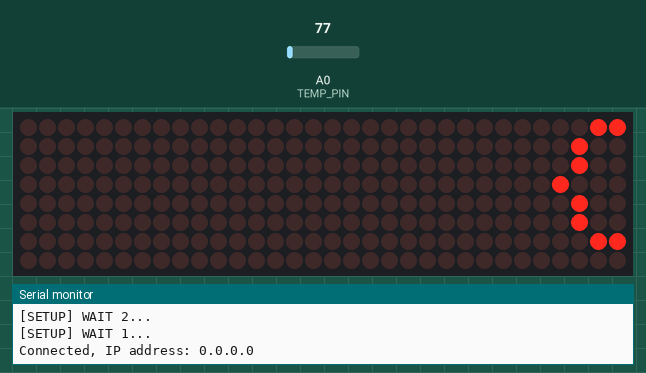
This sketch was run on a simulated ESP8266 (NodeMCU). Shown: 32×8 LED matrix, the last lines printed to the serial monitor. The test bench sets the inputs (shaded band); at power-on: A0 (TEMP_PIN) = 77. WiFi joins after 1.5 s; servers stay silent unless stated; not simulated (calls return 0 or success): secrets.h.

Above: at 6.17 s.
6.2 s: A0 (TEMP_PIN) set to 92
At 14.91 s:
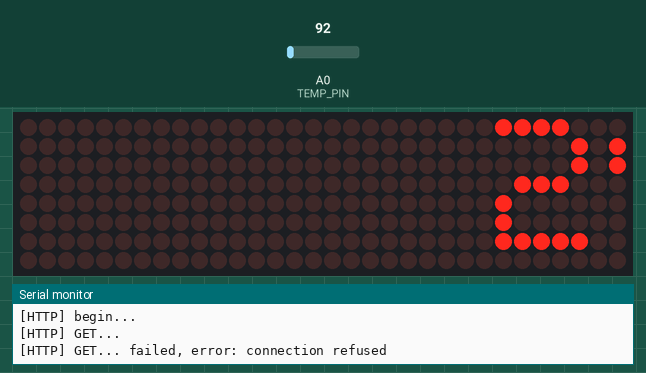
At 17.8 s:
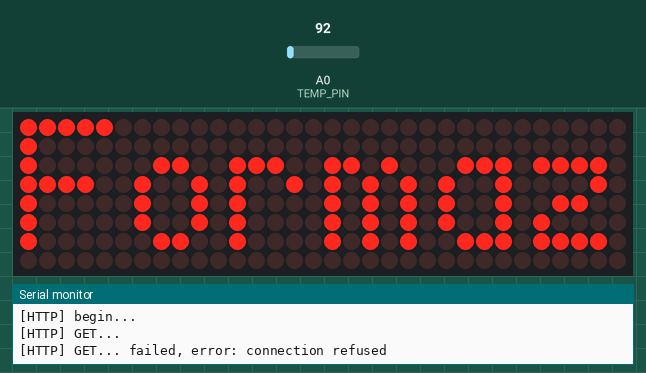
18.5 s: A0 (TEMP_PIN) set to 107
At 27.52 s:
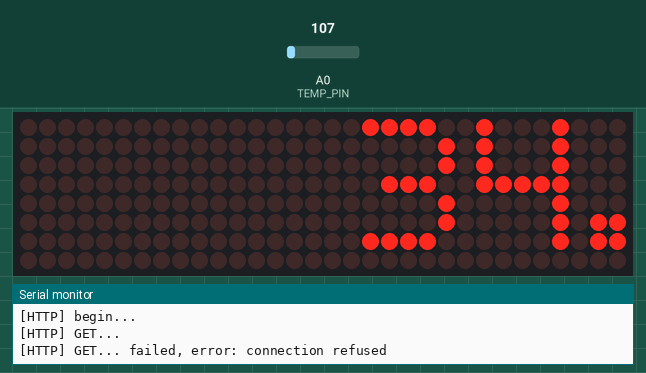

The sketch:

ClockMatrices.ino
```cpp
//
//
//
//
// MD_MAX72XX library can be found at https://github.com/MajicDesigns/MD_MAX72XX
//

#include <MD_Parola.h>
#include <MD_MAX72xx.h>
#include <SPI.h>
#include <ESP8266WiFi.h>
#include <ESP8266WiFiMulti.h>
#include <ESP8266HTTPClient.h>
#include <WiFiClient.h>
#include "secrets.h"

ESP8266WiFiMulti WiFiMulti;

#define HARDWARE_TYPE MD_MAX72XX::GENERIC_HW
#define MAX_DEVICES 4


// For ESP8266 NodeMCU
#define CLK_PIN   D5 // or SCK
#define DATA_PIN  D7 // or MOSI
#define CS_PIN    D8 // or SS

// Hardware SPI connection
MD_Parola P = MD_Parola(HARDWARE_TYPE, CS_PIN, MAX_DEVICES);
// Arbitrary output pins
//MD_Parola P = MD_Parola(HARDWARE_TYPE, DATA_PIN, CLK_PIN, CS_PIN, MAX_DEVICES);

// Global data
struct sCatalog
{
  textEffect_t  effect;   // text effect to display
  const char *  psz;      // text string nul terminated
  uint16_t      speed;    // speed multiplier of library default
  uint16_t      pause;    // pause multiplier for library default
};

sCatalog catalog[] =
{
  { PA_PRINT, "PRINT", 1, 1 },
  { PA_SCROLL_UP, "SC_U", 5, 1 },
  { PA_SCROLL_DOWN, "SCR_D", 5, 1 },
  { PA_SCROLL_LEFT, "SCR_L", 5, 1 },
  { PA_SCROLL_RIGHT, "SCR_R", 5, 1 },
  { PA_SPRITE, "SPRIT", 5, 1 },
  { PA_SLICE, "SLICE", 1, 1 },
  { PA_MESH, "MESH", 20, 1 },
  { PA_FADE, "FADE", 20, 1 },
  { PA_DISSOLVE, "DSLVE", 7, 1 },
  { PA_BLINDS, "BLIND", 7, 1 },
  { PA_RANDOM, "RAND", 3, 1 },
  { PA_WIPE, "WIPE", 5, 1 },
  { PA_WIPE_CURSOR, "WPE_C", 4, 1 },
  { PA_SCAN_HORIZ, "SCNH", 4, 1 },
  { PA_SCAN_HORIZX, "SCNHX", 4, 1 },
  { PA_SCAN_VERT, "SCNV", 3, 1 },
  { PA_SCAN_VERTX, "SCNVX", 3, 1 },
  { PA_OPENING, "OPEN", 3, 1 },
  { PA_OPENING_CURSOR, "OPN_C", 4, 1 },
  { PA_CLOSING, "CLOSE", 3, 1 },
  { PA_CLOSING_CURSOR, "CLS_C", 4, 1 },
  { PA_SCROLL_UP_LEFT, "SCR_UL", 7, 1 },
  { PA_SCROLL_UP_RIGHT, "SCR_UR", 7, 1 },
  { PA_SCROLL_DOWN_LEFT, "SCR_DL", 7, 1 },
  { PA_SCROLL_DOWN_RIGHT, "SCR_DR", 7, 1 },
  { PA_GROW_UP, "GRW_U", 7, 1 },
  { PA_GROW_DOWN, "GRW_D", 7, 1 },
};

// Sprite Definitions
const uint8_t F_PMAN1 = 6;
const uint8_t W_PMAN1 = 8;
static const uint8_t PROGMEM pacman1[F_PMAN1 * W_PMAN1] =  // gobbling pacman animation
{
  0x00, 0x81, 0xc3, 0xe7, 0xff, 0x7e, 0x7e, 0x3c,
  0x00, 0x42, 0xe7, 0xe7, 0xff, 0xff, 0x7e, 0x3c,
  0x24, 0x66, 0xe7, 0xff, 0xff, 0xff, 0x7e, 0x3c,
  0x3c, 0x7e, 0xff, 0xff, 0xff, 0xff, 0x7e, 0x3c,
  0x24, 0x66, 0xe7, 0xff, 0xff, 0xff, 0x7e, 0x3c,
  0x00, 0x42, 0xe7, 0xe7, 0xff, 0xff, 0x7e, 0x3c,
};

const uint8_t F_PMAN2 = 6;
const uint8_t W_PMAN2 = 18;
static const uint8_t PROGMEM pacman2[F_PMAN2 * W_PMAN2] =  // ghost pursued by a pacman
{
  0x00, 0x81, 0xc3, 0xe7, 0xff, 0x7e, 0x7e, 0x3c, 0x00, 0x00, 0x00, 0xfe, 0x7b, 0xf3, 0x7f, 0xfb, 0x73, 0xfe,
  0x00, 0x42, 0xe7, 0xe7, 0xff, 0xff, 0x7e, 0x3c, 0x00, 0x00, 0x00, 0xfe, 0x7b, 0xf3, 0x7f, 0xfb, 0x73, 0xfe,
  0x24, 0x66, 0xe7, 0xff, 0xff, 0xff, 0x7e, 0x3c, 0x00, 0x00, 0x00, 0xfe, 0x7b, 0xf3, 0x7f, 0xfb, 0x73, 0xfe,
  0x3c, 0x7e, 0xff, 0xff, 0xff, 0xff, 0x7e, 0x3c, 0x00, 0x00, 0x00, 0xfe, 0x73, 0xfb, 0x7f, 0xf3, 0x7b, 0xfe,
  0x24, 0x66, 0xe7, 0xff, 0xff, 0xff, 0x7e, 0x3c, 0x00, 0x00, 0x00, 0xfe, 0x73, 0xfb, 0x7f, 0xf3, 0x7b, 0xfe,
  0x00, 0x42, 0xe7, 0xe7, 0xff, 0xff, 0x7e, 0x3c, 0x00, 0x00, 0x00, 0xfe, 0x73, 0xfb, 0x7f, 0xf3, 0x7b, 0xfe,
};

#define N_LAYERS 4
#define TEMP_LAYER 1
#define BUF_LEN 200
#define REQ_DELAY 10000
#define TEMP_PIN A0
char payloadBuffer[BUF_LEN];
int k = 0;
char *msgBuff[] = { // Filled with some overhead. But this is wrong. FIXME
  "FormazioneXX", "{} giorni {} ore {} minutiXXX",
  "Temp", "24.6 CXXX"
};

unsigned long deltaR;

void setup(void)
{
  pinMode(TEMP_PIN, INPUT);

  P.begin();
  P.setSpriteData(pacman1, W_PMAN1, F_PMAN1, pacman2, W_PMAN2, F_PMAN2);

  for (uint8_t i = 0; i < ARRAY_SIZE(catalog); i++)
  {
    catalog[i].speed *= P.getSpeed();
    catalog[i].pause *= 500;
  }

  Serial.begin(115200);
  Serial.println();

  for (uint8_t t = 4; t > 0; t--) {
    Serial.printf("[SETUP] WAIT %d...\n", t);
    Serial.flush();
    delay(1000);
  }

  WiFi.mode(WIFI_STA);
  WiFiMulti.addAP("Soffitta", "maBelin!");

  Serial.print("Connected, IP address: ");
  Serial.println(WiFi.localIP());

  deltaR = 0;
}

void loop(void)
{
  // GET DATA SECTION
  if ((WiFiMulti.run() == WL_CONNECTED) && millis() - deltaR > REQ_DELAY) { // wait for WiFi connection
    WiFiClient client;
    HTTPClient http;
    Serial.print("[HTTP] begin...\n");
    if (http.begin(client, "http://192.168.1.44/downloads/dueFormazza.txt")) {  // HTTP
      Serial.print("[HTTP] GET...\n");
      // start connection and send HTTP header
      int httpCode = http.GET();
      // httpCode will be negative on error
      if (httpCode > 0) {
        // HTTP header has been send and Server response header has been handled
        Serial.printf("[HTTP] GET... code: %d\n", httpCode);
        // file found at server
        if (httpCode == HTTP_CODE_OK || httpCode == HTTP_CODE_MOVED_PERMANENTLY) {
          String payload = http.getString();
          Serial.println(payload);

          // Dividing string in tokens
          strcpy(payloadBuffer, payload.c_str());
          tokenize(payloadBuffer);

          for (byte i = 0; i < N_LAYERS; i++)
            Serial.println(msgBuff[i]);

        }
      } else {
        Serial.printf("[HTTP] GET... failed, error: %s\n", http.errorToString(httpCode).c_str());
      }
      http.end();
    } else {
      Serial.printf("[HTTP} Unable to connect\n");
    }


    // Update temperature too
    readTempToBuff();

    deltaR = millis();
  }


  // DISPLAY SECTION
  static textPosition_t just = PA_LEFT;
  static uint8_t i = 0;   // text effect index
  static uint8_t j = 0;   // text justification index

  if (P.displayAnimate()) // animates and returns true when an animation is completed
  {
    if (k == 0) { // Keep it casual only for first word
      // progress the justification if needed
      if (i == ARRAY_SIZE(catalog))
      {
        j++;
        if (j == 3) j = 0;

        switch (j)
        {
          case 0: just = PA_LEFT;    break;
          case 1: just = PA_CENTER;  break;
          case 2: just = PA_RIGHT;   break;
        }

        i = 0;  // reset loop index
      }

      // set up new animation
      P.displayText(msgBuff[k], just, catalog[i].speed, catalog[i].pause, catalog[i].effect, catalog[i].effect);
      i++;   // then set up for next text effect
    } else {
      P.displayText(msgBuff[k], PA_LEFT, 40, 0, PA_SCROLL_LEFT, PA_SCROLL_LEFT);
    }

    // Move to next writing
    k++;
    k %= N_LAYERS;
  }
}


void tokenize(char* line)
{
  char * pch = strtok(line, "+");
  byte i = 0;
  while (pch != NULL) {
    strcpy(msgBuff[i], pch);
    i++;
    if (i > 2)
      break;

    pch = strtok(NULL, "+");
  }
}

void readTempToBuff() {
  float temperature = (analogRead(TEMP_PIN) * (3300.0 / 1024.0)) / 10.0;
  //Serial.println(temperature);

  strcpy(msgBuff[TEMP_LAYER * 2], "Temp");
  sprintf(msgBuff[TEMP_LAYER * 2 + 1], "%.1f C", temperature);
}
```

Measured:
- what the display in image 2 shows lasts 0.5 s, from 17.5 s to 18.0 s
